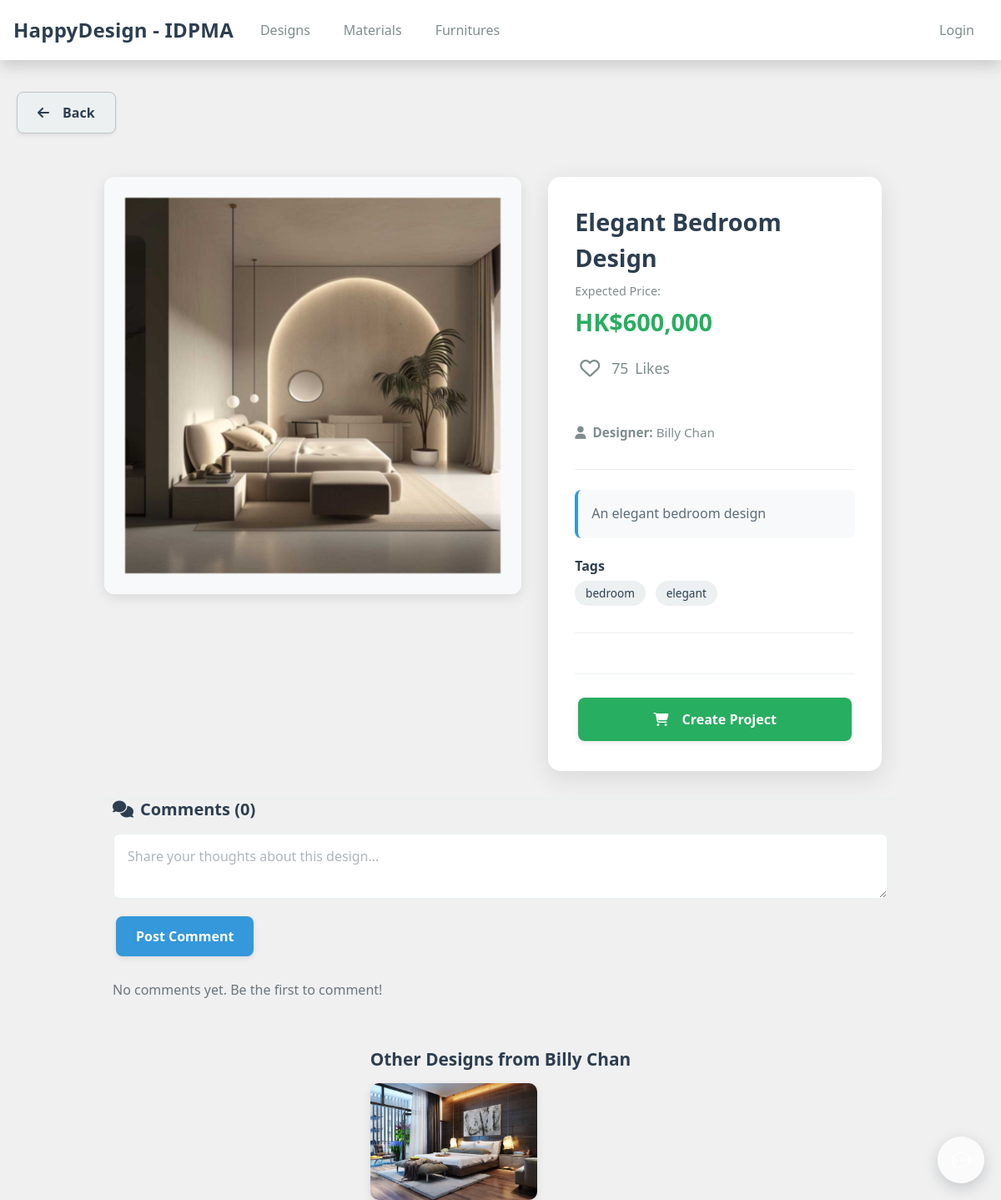
The app's page /design_detail.php?designid=4 with its own data.
### tables this page shows
CREATE TABLE `DesignImage` (
  `imageid` int NOT NULL AUTO_INCREMENT,
  `designid` int NOT NULL,
  `image_filename` varchar(500) NOT NULL,
  `image_order` int DEFAULT 1,
  `created_at` TIMESTAMP DEFAULT CURRENT_TIMESTAMP,
  PRIMARY KEY (`imageid`),
  KEY `designid_idx` (`designid`),
  CONSTRAINT `fk_designimage_designid` FOREIGN KEY (`designid`) REFERENCES `Design` (`designid`) ON DELETE CASCADE
);

CREATE TABLE `Design` (
  `designid` int NOT NULL AUTO_INCREMENT,
  `designName` VARCHAR(255) NOT NULL,
  `expect_price` int NOT NULL,
  `description` TEXT DEFAULT NULL,
  `tag` TEXT NOT NULL,
  `likes` int NOT NULL,
  `designerid` int NOT NULL,
  `supplierid` int NOT NULL,
  PRIMARY KEY (`designid`),
  KEY `designerid_pk_idx` (`designerid`),
  CONSTRAINT `designerid_pk` FOREIGN KEY (`designerid`) REFERENCES `Designer` (`designerid`),
  CONSTRAINT `supplierid_pk` FOREIGN KEY (`supplierid`) REFERENCES `Supplier` (`supplierid`)
);

CREATE TABLE `Designer` (
  `designerid` int NOT NULL AUTO_INCREMENT,
  `dname` varchar(255) NOT NULL,
  `dtel` int DEFAULT NULL,
  `demail` varchar(255) DEFAULT NULL,
  `dpassword` varchar(255) NOT NULL,
  `status` ENUM('Available', 'Busy') NOT NULL DEFAULT 'Available',
  `managerid` int DEFAULT NULL,
  `remember_token` VARCHAR(64) DEFAULT NULL,
  PRIMARY KEY (`designerid`),
  KEY `managerid_Designer_idx` (`managerid`),
  CONSTRAINT `managerid_Designer_fk` FOREIGN KEY (`managerid`) REFERENCES `Manager` (`managerid`)
);

### design_detail.php (the view, shortened to what this page needs)
<?php
require_once __DIR__ . '/config.php';
$designid = isset($_GET['designid']) ? (int) $_GET['designid'] : 0;
$dsql = "SELECT d.designid, d.designName, d.expect_price, d.likes, d.tag, d.description, dz.dname, d.designerid
         FROM Design d
         JOIN Designer dz ON d.designerid = dz.designerid
         WHERE d.designid = ?";
$stmt = $mysqli->prepare($dsql);
$stmt->bind_param("i", $designid);
$stmt->execute();
$design = $stmt->get_result()->fetch_assoc();
$cmsql = "SELECT c.content, c.timestamp, u.cname
          FROM Comment_design c
          JOIN Client u ON u.clientid = c.clientid
          WHERE c.designid = ?
          ORDER BY c.timestamp DESC";
$cst = $mysqli->prepare($cmsql);
$cst->bind_param("i", $designid);
$cst->execute();
$comments = $cst->get_result();
$commentCount = $comments->num_rows;
$rawTags = (string) ($design['tag'] ?? '');
$tags = array_filter(array_map('trim', explode(',', $rawTags)));
$o = $mysqli->prepare("SELECT designid, expect_price, description FROM Design WHERE designerid=? AND designid<>? LIMIT 6");
$o->bind_param("ii", $design['designerid'], $designid);
$o->execute();
$others = $o->get_result();
$liked = false;
$user = $_SESSION['user'] ?? null;
$currentRequest = $_SERVER['REQUEST_URI'] ?? ('/design_detail.php?designid=' . intval($designid));
$loginUrl = 'login.php?redirect=' . urlencode($currentRequest);
$heart_attrs = 'data-login="' . htmlspecialchars($loginUrl, ENT_QUOTES) . '"';
$heart_disabled = '';
$backUrl = 'design_dashboard.php';
$images_sql = "SELECT imageid, designid, image_filename, image_order FROM DesignImage WHERE designid = ? ORDER BY image_order ASC, imageid ASC";
$images_stmt = $mysqli->prepare($images_sql);
$images_stmt->bind_param("i", $designid);
$images_stmt->execute();
$images_result = $images_stmt->get_result();
$images = [];
while ($row = $images_result->fetch_assoc()) {
    $images[] = $row;
}
?>
<!DOCTYPE html>
<html lang="en">
<head>
    <link href="https://cdn.jsdelivr.net/npm/bootstrap@5.0.2/dist/css/bootstrap.min.css" rel="stylesheet">
    <link rel="stylesheet" href="https://cdnjs.cloudflare.com/ajax/libs/font-awesome/6.4.0/css/all.min.css">
    <link rel="stylesheet" href="css/styles.css">
</head>
<body>
    <?php include_once __DIR__ . '/includes/header.php'; ?>
    <main>
        <div class="container-lg mt-4">
            <div class="back-button-row mb-3">
                <button type="button" class="btn btn-light shadow-sm"
                    onclick="window.location.href='<?= htmlspecialchars($backUrl) ?>'" aria-label="Back">
                    <i class="fas fa-arrow-left me-2"></i>Back
                </button>
            </div>
        </div>
        <div class="design-detail-wrapper">
            <div class="design-image-section">
                <div class="design-carousel-wrapper">
                    <div class="design-carousel" id="designCarousel">
                        <?php foreach ($images as $index => $image): ?>
                            <div class="carousel-item <?= $index === 0 ? 'active' : '' ?>">
                                <img src="<?= htmlspecialchars('uploads/designs/' . $image['image_filename']) ?>"
                                    alt="<?= htmlspecialchars($design['dname']) ?> Image <?= $index + 1 ?>">
                            </div>
                        <?php endforeach; ?>
                    </div>
                </div>
            </div>
            <div class="design-panel">
                <div class="design-title"><?= htmlspecialchars($design['designName']) ?></div>
                <div class="design-price">
                    <span class="price-label">Expected Price:</span>
                    <span class="price-value">HK$<?= number_format((float) $design['expect_price']) ?></span>
                </div>
                <div class="design-stats">
                    <div class="likes-count">
                        <button class="heart-icon <?= $liked ? 'liked' : '' ?>" id="likeHeart" <?= $heart_attrs ?> <?= $heart_disabled ?>
                            data-designid="<?= (int) $design['designid'] ?>" title="Like this design" aria-pressed="<?= $liked ? 'true' : 'false' ?>">
                            <i class="<?= $liked ? 'fas' : 'far' ?> fa-heart" aria-hidden="true"></i>
                        </button>
                        <span id="likeCount"><?= (int) $design['likes'] ?></span> Likes
                    </div>
                </div>
                <div class="design-meta">
                    <div><i class="fas fa-user me-2"></i><strong>Designer:</strong>
                        <?= htmlspecialchars($design['dname']) ?></div>
                </div>
                <?php if (!empty($design['description'])): ?>
                    <div class="design-description">
                        <p><?= nl2br(htmlspecialchars($design['description'])) ?></p>
                    </div>
                <?php endif; ?>
                <?php if (!empty($tags)): ?>
                    <div class="design-tags">
                        <h6>Tags</h6>
                        <?php foreach ($tags as $tag): ?>
                            <span class="tag"
                                onclick="searchTag('<?= htmlspecialchars(addslashes($tag), ENT_QUOTES) ?>')"><?= htmlspecialchars($tag) ?></span>
                        <?php endforeach; ?>
                    </div>
                <?php endif; ?>
                <div class="design-actions">
                    <?php if (!empty($user)): ?>
                        <button type="button" class="btn btn-primary btn-order"
                            onclick="handleOrder(<?= (int) $design['designid'] ?>)">
                            <i class="fas fa-shopping-cart me-2"></i>Create Project
                        </button>
                    <?php else: ?>
                        <button type="button" class="btn btn-primary btn-order"
                            onclick="window.location.href='<?= htmlspecialchars($loginUrl) ?>'">
                            <i class="fas fa-shopping-cart me-2"></i>Create Project
                        </button>
                    <?php endif; ?>
                </div>
            </div>
        </div>
        <div class="comments-section" style="max-width: 964px; margin: 0 auto; padding: 0 1rem;">
            <h5><i class="fas fa-comments me-2"></i>Comments (<?= $commentCount ?>)</h5>
            <form method="POST" class="comment-form">
                <div class="mb-3">
                    <textarea class="form-control" name="comment" placeholder="Share your thoughts about this design..."
                        required></textarea>
                </div>
                <button type="submit" class="btn btn-primary">Post Comment</button>
            </form>
            <?php if ($commentCount > 0): ?>
                <?php while ($comment = $comments->fetch_assoc()): ?>
                    <div class="comment-item">
                        <div class="comment-author"><?= htmlspecialchars($comment['cname']) ?></div>
                        <div class="comment-time"><?= htmlspecialchars($comment['timestamp']) ?></div>
                        <div class="comment-content"><?= htmlspecialchars($comment['content']) ?></div>
                    </div>
                <?php endwhile; ?>
            <?php else: ?>
                <p class="text-muted">No comments yet. Be the first to comment!</p>
            <?php endif; ?>
        </div>
    </main>
    <?php if ($others->num_rows > 0): ?>
        <section class="detail-gallery" aria-label="Other Designs from This Designer"
            style="max-width: 964px; margin: 2rem auto; padding: 0 1rem;">
            <h3 style="color: #2c3e50; font-weight: 600; margin-bottom: 1rem; font-size: 1.3rem;">Other Designs from
                <?= htmlspecialchars($design['dname']) ?></h3>
            <div class="detail-gallery-images">
                <?php while ($r = $others->fetch_assoc()): ?>
                    <?php
                    $img_sql = "SELECT image_filename FROM DesignImage WHERE designid = ? ORDER BY image_order ASC LIMIT 1";
                    $img_stmt = $mysqli->prepare($img_sql);
                    $img_stmt->bind_param("i", $r['designid']);
                    $img_stmt->execute();
                    $img_result = $img_stmt->get_result()->fetch_assoc();
                    $img_filename = $img_result ? $img_result['image_filename'] : 'placeholder.jpg';
                    ?>
                    <a href="design_detail.php?designid=<?= (int) $r['designid'] ?>">
                        <img src="<?= htmlspecialchars('uploads/designs/' . $img_filename) ?>" alt="Design">
                    </a>
                <?php endwhile; ?>
            </div>
        </section>
    <?php endif; ?>
    <?php
    include __DIR__ . '/Public/chat_widget.php'; ?>
</body>
</html>

### css/chat.css (style rules this page uses)
:root { --chat-bg: #ffffff; --chat-muted: #6c757d; --chat-primary: #0b1b2b; --chat-accent: #4690ff; --chat-radius: 8px; --chat-gap: 8px; --chat-font: system-ui, -apple-system, "Segoe UI", Roboto, "Helvetica Neue", Arial; }

### records on screen
designimage: image_filename (picture)
design: designName "Elegant Bedroom Design", expect_price "600,000", likes "75", designerid.dname "Billy Chan", description "An elegant bedroom design", tag "bedroom", tag "elegant"
design: designimage.image_filename (picture)

### other values on screen
$commentCount "0"
